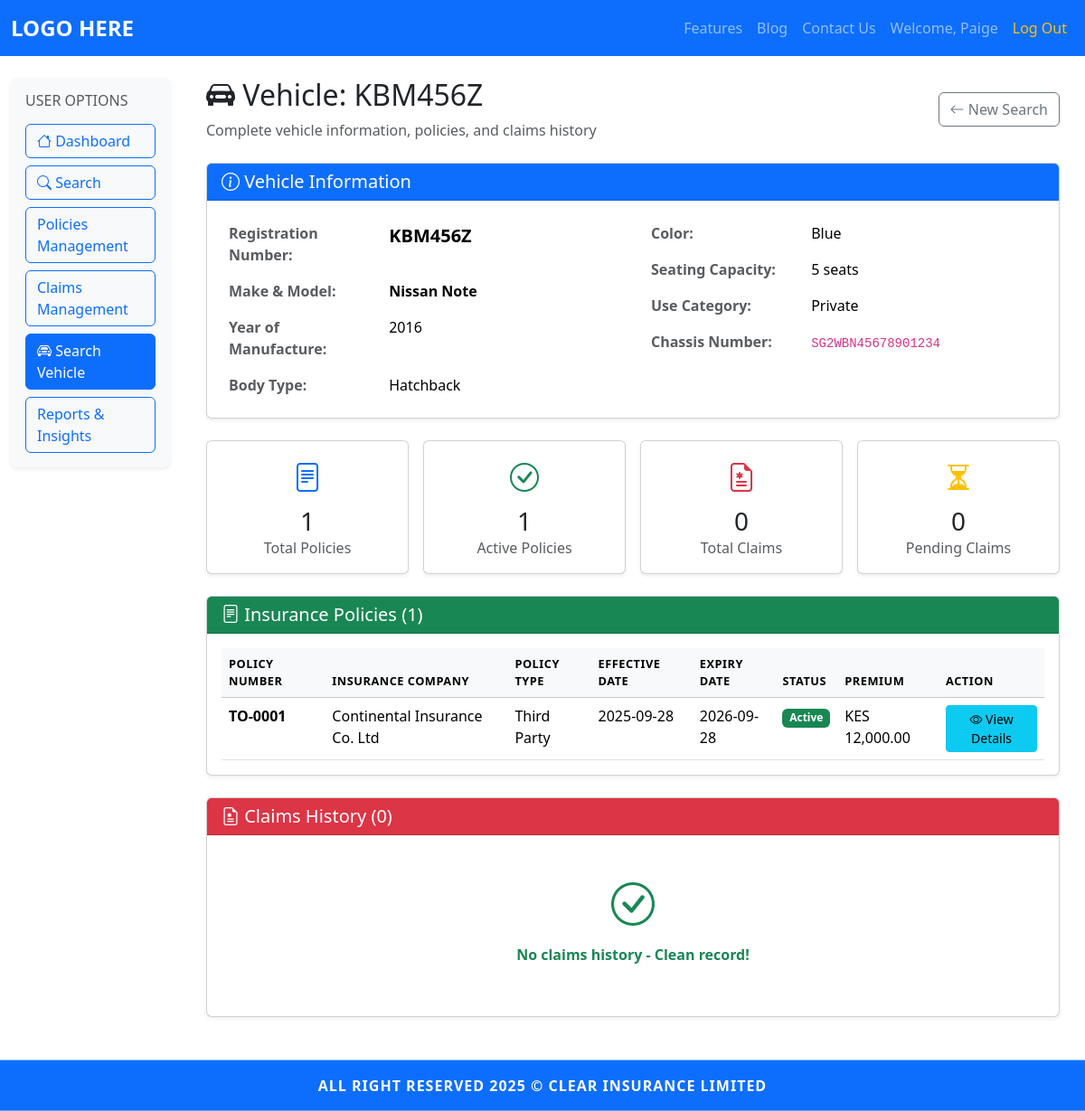
Screenshot of /customer/vehicle/KBM456Z (signed in) with the database file from the repository.
### models.py (models this page shows, shortened)
class Customer(UserMixin, db.Model):
	id = db.Column(db.Integer, primary_key=True)
	username = db.Column(db.String(150), unique=True, nullable=False)
	email = db.Column(db.String(150), unique=True, nullable=False)
	password = db.Column(db.String(256), nullable=False)
	is_active = db.Column(db.Boolean, default=True, nullable=False)

class Policy(db.Model):
	id = db.Column(db.Integer, primary_key=True)
	policy_number = db.Column(db.String(50), unique=True, nullable=False)
	policy_type = db.Column(db.String(50), nullable=False)  # Comprehensive, Third-Party Only, Third-Party Fire & Theft
	effective_date = db.Column(db.Date, nullable=False)
	expiry_date = db.Column(db.Date, nullable=False)
	premium_amount = db.Column(db.Float, nullable=False)
	payment_mode = db.Column(db.String(50), nullable=False)
	insured_name = db.Column(db.String(200), nullable=False)
	national_id = db.Column(db.String(50), nullable=False)
	kra_pin = db.Column(db.String(50), nullable=True)
	date_of_birth = db.Column(db.Date, nullable=False)
	phone_number = db.Column(db.String(20), nullable=False)
	email_address = db.Column(db.String(150), nullable=False)
	postal_address = db.Column(db.Text, nullable=True)
	registration_number = db.Column(db.String(50), nullable=False)
	make_model = db.Column(db.String(150), nullable=False)
	year_of_manufacture = db.Column(db.Integer, nullable=False)
	chassis_number = db.Column(db.String(100), nullable=False)
	engine_number = db.Column(db.String(100), nullable=False)
	body_type = db.Column(db.String(50), nullable=False)
	color = db.Column(db.String(50), nullable=False)
	seating_capacity = db.Column(db.Integer, nullable=False)
	use_category = db.Column(db.String(50), nullable=False)
	sum_insured = db.Column(db.Float, nullable=False)
	excess = db.Column(db.Float, nullable=False)
	political_violence = db.Column(db.Boolean, default=False)
	windscreen_cover = db.Column(db.Boolean, default=False)
	passenger_liability = db.Column(db.Boolean, default=False)
	road_rescue = db.Column(db.Boolean, default=False)
	insurance_company_id = db.Column(db.Integer, db.ForeignKey('insurance_company.id'), nullable=False)
	created_by = db.Column(db.Integer, db.ForeignKey('insurer.id'), nullable=False)
	date_entered = db.Column(db.DateTime, default=datetime.utcnow, nullable=False)
	status = db.Column(db.String(20), default='Active', nullable=False)  # Active, Expired, Cancelled
	cancelled_by = db.Column(db.Integer, db.ForeignKey('insurer.id'), nullable=True)
	cancellation_date = db.Column(db.DateTime, nullable=True)
	cancellation_reason = db.Column(db.Text, nullable=True)
	insurance_company = db.relationship('InsuranceCompany', backref='policies', lazy=True)
	creator = db.relationship('Insurer', backref='created_policies', lazy=True, foreign_keys=[created_by])
	canceller = db.relationship('Insurer', backref='cancelled_policies', lazy=True, foreign_keys=[cancelled_by])
	photos = db.relationship('PolicyPhoto', backref='policy', lazy=True, cascade='all, delete-orphan')

class InsuranceCompany(db.Model):
	id = db.Column(db.Integer, primary_key=True)
	name = db.Column(db.String(200), unique=True, nullable=False)
	is_active = db.Column(db.Boolean, default=True, nullable=False)
	insurers = db.relationship('Insurer', backref='company', lazy=True)

### app.py (the view)
@app.route('/customer/vehicle/<registration_number>')
@login_required
@customer_required
def customer_view_vehicle(registration_number):
	policies = Policy.query.filter_by(registration_number=registration_number.upper()).all()
	if not policies:
		flash('No vehicle found with that registration number.', 'warning')
		return redirect(url_for('customer_search_vehicle'))
	policy_ids = [p.id for p in policies]
	claims = Claim.query.filter(Claim.policy_id.in_(policy_ids)).all() if policy_ids else []
	active_policy = next((p for p in policies if p.status == 'Active'), None)
	vehicle_info = active_policy if active_policy else policies[0]
	return render_template('customer/view_vehicle.html',
		registration_number=registration_number.upper(),
		vehicle_info=vehicle_info,
		policies=policies,
		claims=claims
	)

### app.py (called while the page is built)
@login_manager.user_loader
def load_user(user_id):
	if '_' not in user_id:
		return None
	user_type, user_pk = user_id.split('_', 1)
	model_map = {
		'admin': Admin,
		'customer': Customer,
		'insurer': Insurer,
		'regulator': Regulator
	}
	model = model_map.get(user_type)
	if model:
		return model.query.get(int(user_pk))
	return None

### templates/customer/view_vehicle.html (shortened to what this page needs)
{% extends "base.html" %}
{% block content %}
<div class="container-fluid py-4">
	<div class="row">
		<aside class="col-12 col-md-3 col-lg-2 mb-4 mb-md-0">
			<div class="dashboard-sidebar p-3 bg-light rounded shadow-sm">
				<h6 class="text-uppercase text-muted mb-3">User Options</h6>
				<div class="d-grid gap-2">
					<a class="btn btn-outline-primary sidebar-btn" href="{{ url_for('customer_dashboard') }}">
						<i class="bi bi-house"></i> Dashboard
					</a>
					<a class="btn btn-outline-primary sidebar-btn" href="{{ url_for('customer_search') }}">
						<i class="bi bi-search"></i> Search
					</a>
					<a class="btn btn-outline-primary sidebar-btn" href="#">Policies Management</a>
					<a class="btn btn-outline-primary sidebar-btn" href="#">Claims Management</a>
					<a class="btn btn-primary sidebar-btn" href="{{ url_for('customer_search_vehicle') }}">
						<i class="bi bi-car-front"></i> Search Vehicle
					</a>
					<a class="btn btn-outline-primary sidebar-btn" href="{{ url_for('customer_reports_and_insights') }}">Reports & Insights</a>
				</div>
			</div>
		</aside>
		<main class="col-12 col-md-9 col-lg-10">
			<div class="px-2 px-md-3">
				<div class="d-flex justify-content-between align-items-center mb-4">
					<div>
						<h2><i class="bi bi-car-front-fill"></i> Vehicle: {{ registration_number }}</h2>
						<p class="text-muted mb-0">Complete vehicle information, policies, and claims history</p>
					</div>
					<a href="{{ url_for('customer_search_vehicle') }}" class="btn btn-outline-secondary">
						<i class="bi bi-arrow-left"></i> New Search
					</a>
				</div>
				<div class="card shadow-sm mb-4">
					<div class="card-header bg-primary text-white">
						<h5 class="mb-0"><i class="bi bi-info-circle"></i> Vehicle Information</h5>
					</div>
					<div class="card-body">
						<div class="row">
							<div class="col-md-6">
								<table class="table table-borderless mb-0">
									<tr>
										<th class="text-muted" style="width: 40%;">Registration Number:</th>
										<td><strong class="fs-5">{{ vehicle_info.registration_number }}</strong></td>
									</tr>
									<tr>
										<th class="text-muted">Make & Model:</th>
										<td><strong>{{ vehicle_info.make_model }}</strong></td>
									</tr>
									<tr>
										<th class="text-muted">Year of Manufacture:</th>
										<td>{{ vehicle_info.year_of_manufacture }}</td>
									</tr>
									<tr>
										<th class="text-muted">Body Type:</th>
										<td>{{ vehicle_info.body_type }}</td>
									</tr>
								</table>
							</div>
							<div class="col-md-6">
								<table class="table table-borderless mb-0">
									<tr>
										<th class="text-muted" style="width: 40%;">Color:</th>
										<td>{{ vehicle_info.color }}</td>
									</tr>
									<tr>
										<th class="text-muted">Seating Capacity:</th>
										<td>{{ vehicle_info.seating_capacity }} seats</td>
									</tr>
									<tr>
										<th class="text-muted">Use Category:</th>
										<td>{{ vehicle_info.use_category }}</td>
									</tr>
									<tr>
										<th class="text-muted">Chassis Number:</th>
										<td><code>{{ vehicle_info.chassis_number }}</code></td>
									</tr>
								</table>
							</div>
						</div>
					</div>
				</div>
				<div class="row g-3 mb-4">
					<div class="col-md-3">
						<div class="card shadow-sm h-100 text-center">
							<div class="card-body">
								<i class="bi bi-file-text text-primary" style="font-size: 2rem;"></i>
								<h3 class="mt-2 mb-0">{{ policies|length }}</h3>
								<p class="text-muted mb-0">Total Policies</p>
							</div>
						</div>
					</div>
					<div class="col-md-3">
						<div class="card shadow-sm h-100 text-center">
							<div class="card-body">
								<i class="bi bi-check-circle text-success" style="font-size: 2rem;"></i>
								<h3 class="mt-2 mb-0">{{ policies|selectattr('status', 'equalto', 'Active')|list|length }}</h3>
								<p class="text-muted mb-0">Active Policies</p>
							</div>
						</div>
					</div>
					<div class="col-md-3">
						<div class="card shadow-sm h-100 text-center">
							<div class="card-body">
								<i class="bi bi-file-earmark-medical text-danger" style="font-size: 2rem;"></i>
								<h3 class="mt-2 mb-0">{{ claims|length }}</h3>
								<p class="text-muted mb-0">Total Claims</p>
							</div>
						</div>
					</div>
					<div class="col-md-3">
						<div class="card shadow-sm h-100 text-center">
							<div class="card-body">
								<i class="bi bi-hourglass-split text-warning" style="font-size: 2rem;"></i>
								<h3 class="mt-2 mb-0">{{ claims|selectattr('status', 'in', ['Pending', 'Under Review'])|list|length }}</h3>
								<p class="text-muted mb-0">Pending Claims</p>
							</div>
						</div>
					</div>
				</div>
				<div class="card shadow-sm mb-4">
					<div class="card-header bg-success text-white">
						<h5 class="mb-0"><i class="bi bi-file-text"></i> Insurance Policies ({{ policies|length }})</h5>
					</div>
					<div class="card-body">
						{% if policies %}
						<div class="table-responsive">
							<table class="table table-hover mb-0">
								<thead class="table-light">
									<tr>
										<th>Policy Number</th>
										<th>Insurance Company</th>
										<th>Policy Type</th>
										<th>Effective Date</th>
										<th>Expiry Date</th>
										<th>Status</th>
										<th>Premium</th>
										<th>Action</th>
									</tr>
								</thead>
								<tbody>
									{% for policy in policies %}
									<tr>
										<td><strong>{{ policy.policy_number }}</strong></td>
										<td>{{ policy.insurance_company.name if policy.insurance_company else 'N/A' }}</td>
										<td>{{ policy.policy_type }}</td>
										<td>{{ policy.effective_date.strftime('%Y-%m-%d') if policy.effective_date else 'N/A' }}</td>
										<td>{{ policy.expiry_date.strftime('%Y-%m-%d') if policy.expiry_date else 'N/A' }}</td>
										<td>
											{% if policy.status == 'Active' %}
												<span class="badge bg-success">{{ policy.status }}</span>
											{% elif policy.status == 'Expired' %}
												<span class="badge bg-secondary">{{ policy.status }}</span>
											{% else %}
												<span class="badge bg-danger">{{ policy.status }}</span>
											{% endif %}
										</td>
										<td>KES {{ "{:,.2f}".format(policy.premium_amount) if policy.premium_amount else '0.00' }}</td>
										<td>
											<a href="{{ url_for('customer_view_policy_detail', policy_id=policy.id) }}"
											   class="btn btn-sm btn-info">
												<i class="bi bi-eye"></i> View Details
											</a>
										</td>
									</tr>
									{% endfor %}
								</tbody>
							</table>
						</div>
						{% else %}
						<div class="text-center py-4">
							<i class="bi bi-inbox text-muted" style="font-size: 3rem;"></i>
							<p class="text-muted mt-2">No policies found for this vehicle</p>
						</div>
						{% endif %}
					</div>
				</div>
				<div class="card shadow-sm mb-4">
					<div class="card-header bg-danger text-white">
						<h5 class="mb-0"><i class="bi bi-file-earmark-medical"></i> Claims History ({{ claims|length }})</h5>
					</div>
					<div class="card-body">
						{% if claims %}
						<div class="table-responsive">
							<table class="table table-hover mb-0">
								<thead class="table-light">
									<tr>
										<th>Claim Number</th>
										<th>Policy Number</th>
										<th>Accident Date</th>
										<th>Location</th>
										<th>Status</th>
										<th>Date Submitted</th>
										<th>Action</th>
									</tr>
								</thead>
								<tbody>
									{% for claim in claims %}
									<tr>
										<td><strong>{{ claim.claim_number }}</strong></td>
										<td>{{ claim.policy.policy_number if claim.policy else 'N/A' }}</td>
										<td>{{ claim.accident_date.strftime('%Y-%m-%d') if claim.accident_date else 'N/A' }}</td>
										<td>{{ claim.accident_location }}</td>
										<td>
											{% if claim.status == 'Approved' %}
												<span class="badge bg-success">{{ claim.status }}</span>
											{% elif claim.status == 'Pending' %}
												<span class="badge bg-warning text-dark">{{ claim.status }}</span>
											{% elif claim.status == 'Under Review' %}
												<span class="badge bg-info">{{ claim.status }}</span>
											{% else %}
												<span class="badge bg-danger">{{ claim.status }}</span>
											{% endif %}
										</td>
										<td>{{ claim.date_submitted.strftime('%Y-%m-%d') if claim.date_submitted else 'N/A' }}</td>
										<td>
											<a href="{{ url_for('customer_view_claim_detail', claim_id=claim.id) }}"
											   class="btn btn-sm btn-info">
												<i class="bi bi-eye"></i> View Details
											</a>
										</td>
									</tr>
									{% endfor %}
								</tbody>
							</table>
						</div>
						{% else %}
						<div class="text-center py-4">
							<i class="bi bi-check-circle text-success" style="font-size: 3rem;"></i>
							<p class="text-success mt-2 fw-bold">No claims history - Clean record!</p>
						</div>
						{% endif %}
					</div>
				</div>
			</div>
		</main>
	</div>
</div>
<link rel="stylesheet" href="https://cdn.jsdelivr.net/npm/bootstrap-icons@1.10.0/font/bootstrap-icons.css">
{% endblock %}

### templates/base.html (shortened to what this page needs)
<!DOCTYPE html>
<html lang="en">
<head>
	<link href="https://cdn.jsdelivr.net/npm/bootstrap@5.3.2/dist/css/bootstrap.min.css" rel="stylesheet">
	<link rel="stylesheet" href="https://cdn.jsdelivr.net/npm/bootstrap-icons@1.10.0/font/bootstrap-icons.css">
	<link rel="stylesheet" href="{{ url_for('static', filename='css/style.css') }}">
</head>
<body class="d-flex flex-column min-vh-100">
	<nav class="navbar navbar-expand-lg navbar-dark bg-primary sticky-top">
		<div class="container-fluid">
			<a class="navbar-brand fw-bold" href="/">LOGO HERE</a>
			<div class="collapse navbar-collapse" id="navbarNav">
			<ul class="navbar-nav ms-auto mb-2 mb-lg-0 align-items-lg-center">
				<li class="nav-item"><a class="nav-link" href="/features">Features</a></li>
				<li class="nav-item"><a class="nav-link" href="/blog">Blog</a></li>
				<li class="nav-item"><a class="nav-link" href="/contact">Contact Us</a></li>
				{% if current_user is defined and current_user.is_authenticated %}
					<li class="nav-item"><a class="nav-link" href="{{ url_for('dashboard') }}">Welcome, {{ current_user.username }}</a></li>
					<li class="nav-item"><a class="nav-link text-warning" href="/logout">Log Out</a></li>
				{% else %}
					<li class="nav-item"><a class="nav-link" href="/auth/login">Log In</a></li>
					<li class="nav-item"><a class="nav-link" href="/auth/signup">Sign Up</a></li>
				{% endif %}
			</ul>
			</div>
		</div>
	</nav>
		{% block content %}{% endblock %}
	<footer class="footer mt-auto py-3 bg-primary text-white text-center sticky-bottom">
		<div class="container">
			<span>ALL RIGHT RESERVED 2025 &copy; CLEAR INSURANCE LIMITED</span>
		</div>
	</footer>
</body>
</html>

### static/css/style.css (style rules this page uses)
.footer { font-weight: bold; letter-spacing: 1px; }
.navbar-brand { font-size: 1.5rem; font-weight: bold; }
.sticky-bottom { position: sticky; bottom: 0; width: 100%; z-index: 1030; }
.dashboard-sidebar .sidebar-btn { text-align: left; font-weight: 500; }
.table thead th { font-size: 0.8rem; text-transform: uppercase; letter-spacing: .5px; }

### rows the page displays
Customer: username "Paige"
Policy: registration_number "KBM456Z", make_model "Nissan Note", year_of_manufacture "2016", body_type "Hatchback", color "Blue", seating_capacity "5", use_category "Private", chassis_number "SG2WBN45678901234", policy_number "TO-0001", insurance_company "Continental Insurance Co. Ltd", policy_type "Third Party", effective_date "2025-09-28", expiry_date "2026-09-28", status "Active", premium_amount "12,000.00"

### other values shown
{{ policies|length }} "1"
{{ policies|selectattr('status', 'equalto', 'Active')|list|length }} "1"
{{ claims|length }} "0"
